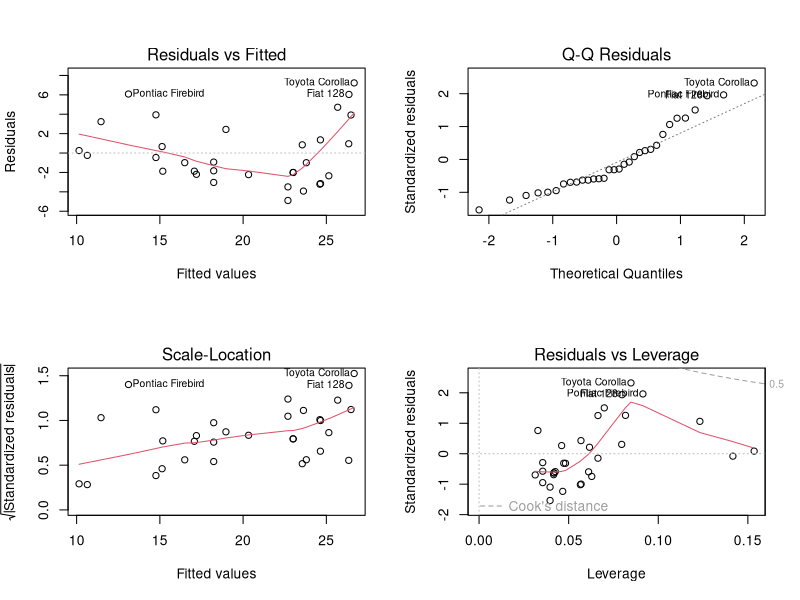

This figure's R source:
## Loading the ggplot2 library 
library(ggplot2)
##Let us try to use the mtcars2 data set which is one of default datasets of the Rstudio
data("mtcars")
# We are trying to pull few top rows of the mtcars dataset to Understand what it has in it.
head(mtcars)
# To understand the different column name and their corresponding class which means if
#that column or attribute has records of integer or character (String)
sapply(mtcars,class)
# Trying to find out if there is any relationship between disp & mpg values of all the cars
# We are trying to see this using scatter plot which is best suitable graph for 2 measures(continous & numerial)
# Also for distinguishing between the cars which has more cylinders we are adding cyl --> number of cylinders attribute to colors
disp_mpg <- ggplot(mtcars,aes(x=mpg,y=disp))+geom_point(aes(colour=factor(cyl)))
# Building a linear model across the mpg (miles per gallon) and disp(displacement)
lm_model <- lm(mpg ~ disp, data=mtcars)
# Plotting the trend line for those variables which we interpreted that may have a correlation from the above scatter plot 
lm_model_plot <-ggplot(mtcars,aes(x = mpg, y = disp)) +
  geom_point(aes(colour = factor(cyl))) +
  geom_smooth(method = "lm", se = TRUE)
## Testing if this model is statistically significant or 
## not using the R-square value
summary(lm_model)
## The below command will give us 4 different plots of the lm_model. They give us
## Understanding of the linear model and its justification much better.
par(mfrow=c(2,2))
plot(lm_model)
